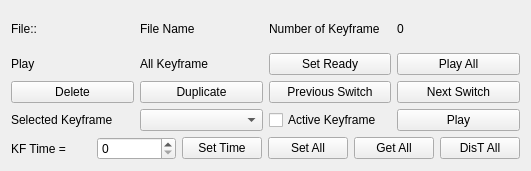
  <widget class="QWidget" name="verticalLayoutWidget">
   <property name="geometry">
    <rect>
     <x>10</x>
     <y>70</y>
     <width>531</width>
     <height>171</height>
    </rect>
   </property>
   <layout class="QVBoxLayout" name="verticalLayout_8">
    <item>
     <layout class="QHBoxLayout" name="horizontalLayout">
      <item>
       <widget class="QLabel" name="file_label">
        <property name="text">
         <string>File::</string>
        </property>
       </widget>
      </item>
      <item>
       <widget class="QLabel" name="fileName_label">
        <property name="text">
         <string>File Name</string>
        </property>
       </widget>
      </item>
      <item>
       <widget class="QLabel" name="numOfKeyframe_label">
        <property name="text">
         <string>Number of Keyframe</string>
        </property>
       </widget>
      </item>
      <item>
       <widget class="QLabel" name="numOfKeyframeStatus_label">
        <property name="text">
         <string>0</string>
        </property>
       </widget>
      </item>
     </layout>
    </item>
    <item>
     <layout class="QHBoxLayout" name="horizontalLayout_27">
      <item>
       <widget class="QLabel" name="play_label">
        <property name="text">
         <string>Play</string>
        </property>
       </widget>
      </item>
      <item>
       <widget class="QLabel" name="allKeyframe_label">
        <property name="text">
         <string>All Keyframe</string>
        </property>
       </widget>
      </item>
      <item>
       <widget class="QPushButton" name="setReady_Button">
        <property name="text">
         <string>Set Ready</string>
        </property>
       </widget>
      </item>
      <item>
       <widget class="QPushButton" name="playAll_Button">
        <property name="text">
         <string>Play All</string>
        </property>
       </widget>
      </item>
     </layout>
    </item>
    <item>
     <layout class="QHBoxLayout" name="horizontalLayout_18">
      <item>
       <widget class="QPushButton" name="deleteKeyframe_pushButton">
        <property name="text">
         <string>Delete</string>
        </property>
       </widget>
      </item>
      <item>
       <widget class="QPushButton" name="duplicateKeyframe_pushButton">
        <property name="text">
         <string>Duplicate</string>
        </property>
       </widget>
      </item>
      <item>
       <widget class="QPushButton" name="previousSwitchKeyframe_pushButton">
        <property name="text">
         <string>Previous Switch</string>
        </property>
       </widget>
      </item>
      <item>
       <widget class="QPushButton" name="nextSwitchKeyframe_pushButton">
        <property name="text">
         <string>Next Switch</string>
        </property>
       </widget>
      </item>
     </layout>
    </item>
    <item>
     <layout class="QHBoxLayout" name="horizontalLayout_2">
      <item>
       <widget class="QLabel" name="SelectedKeyframe_label">
        <property name="text">
         <string>Selected Keyframe</string>
        </property>
       </widget>
      </item>
      <item>
       <widget class="QComboBox" name="keyFrame_comboBox"/>
      </item>
      <item>
       <widget class="QCheckBox" name="activeKeyframe_checkBox">
        <property name="enabled">
         <bool>true</bool>
        </property>
        <property name="text">
         <string>Active Keyframe</string>
        </property>
       </widget>
      </item>
      <item>
       <widget class="QPushButton" name="play_pushButton">
        <property name="text">
         <string>Play</string>
        </property>
       </widget>
      </item>
     </layout>
    </item>
    <item>
     <layout class="QHBoxLayout" name="horizontalLayout_3">
      <item>
       <widget class="QLabel" name="keyframeTime_label">
        <property name="text">
         <string>KF Time =</string>
        </property>
       </widget>
      </item>
      <item>
       <widget class="QSpinBox" name="keyframeTime_spinBox"/>
      </item>
      <item>
       <widget class="QPushButton" name="setTime_pushButton">
        <property name="text">
         <string>Set Time</string>
        </property>
       </widget>
      </item>
      <item>
       <widget class="QPushButton" name="setAll_pushButton">
        <property name="text">
         <string>Set All</string>
        </property>
       </widget>
      </item>
      <item>
       <widget class="QPushButton" name="getAll_pushButton">
        <property name="text">
         <string>Get All</string>
        </property>
       </widget>
      </item>
      <item>
       <widget class="QPushButton" name="disTAll_pushButton">
        <property name="text">
         <string>DisT All</string>
        </property>
       </widget>
      </item>
     </layout>
    </item>
   </layout>
  </widget>
